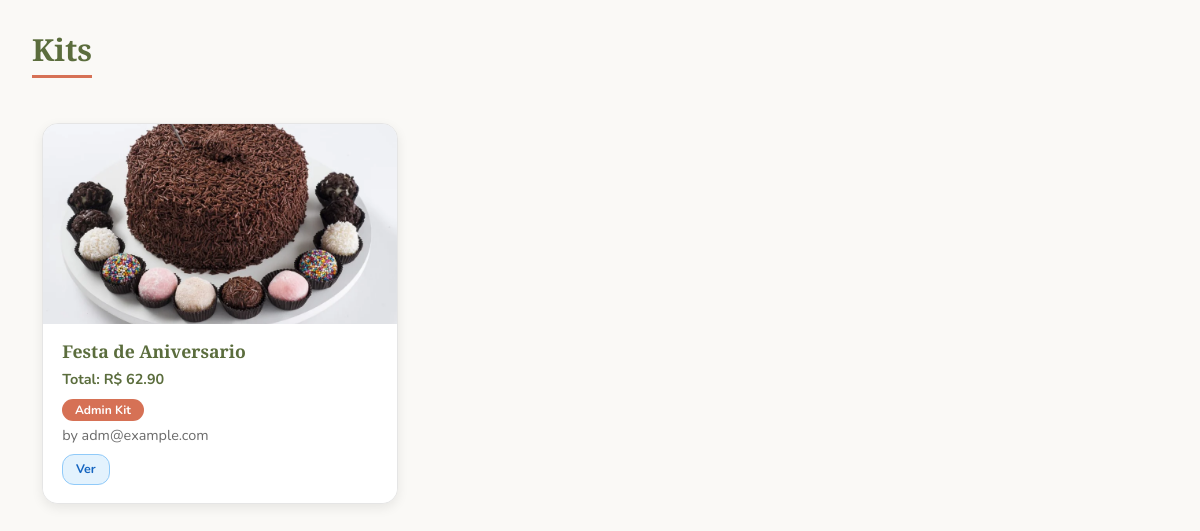
Page /kits (signed in) on the committed database.
### models.py (models this page shows, shortened)
class Kit(db.Model):
    __tablename__ = 'kits'
    id = db.Column(db.Integer, primary_key=True)
    name = db.Column(db.String(200), nullable=False)
    description = db.Column(db.Text, nullable=True)
    created_by = db.Column(
        db.Integer, db.ForeignKey('users.id'), nullable=False)
    is_admin_kit = db.Column(db.Boolean, default=False)   # True = admin kit
    ativo = db.Column(db.Boolean, default=True, nullable=False)
    created_at = db.Column(db.DateTime, default=datetime.utcnow)
    updated_at = db.Column(
        db.DateTime, default=datetime.utcnow, onupdate=datetime.utcnow)
    image_url = db.Column(db.String(500), nullable=True)   # <-- add this line
    products = db.relationship(
        'KitProduct', backref='kit', cascade='all, delete-orphan')
    creator = db.relationship('User', backref='kits')
    @property
    def total_price(self):
        return sum(kp.product.price * kp.quantity for kp in self.products)

class Product(db.Model):
    __tablename__ = "products"
    id          = db.Column(db.Integer, primary_key=True)
    name        = db.Column(db.String(200), unique=True, nullable=False, index=True)
    description = db.Column(db.String(800), nullable=False)
    image_url   = db.Column(db.String(300))
    price       = db.Column(db.Numeric(10, 2), nullable=False)
    category    = db.Column(db.String(100), nullable=True, default='geral')  # ✅ NOVO
    ativo       = db.Column(db.Boolean, default=True, nullable=False)
    created_at  = db.Column(db.DateTime, default=datetime.utcnow)

class KitProduct(db.Model):
    __tablename__ = 'kit_products'
    kit_id = db.Column(db.Integer, db.ForeignKey('kits.id'), primary_key=True)
    product_id = db.Column(db.Integer, db.ForeignKey(
        'products.id'), primary_key=True)
    quantity = db.Column(db.Integer, default=1)
    added_at = db.Column(db.DateTime, default=datetime.utcnow)
    product = db.relationship('Product')

class User(db.Model, UserMixin):
    __tablename__ = "users"
    id       = db.Column(db.Integer, primary_key=True)
    email    = db.Column(db.String(120), unique=True, nullable=False, index=True)
    password = db.Column(db.String(200), nullable=False)
    name     = db.Column(db.String(120), nullable=True)   # ✅ NOVO
    phone    = db.Column(db.String(20), nullable=False)
    cep      = db.Column(db.String(8), nullable=False)
    is_admin = db.Column(db.Boolean, default=False, nullable=False)
    reset_token        = db.Column(db.String(100), unique=True, nullable=True)
    reset_token_expiry = db.Column(db.DateTime, nullable=True)
    created_at = db.Column(db.DateTime, default=datetime.utcnow)

### app.py (the view)
@app.route('/kits')
@login_required
def list_kits():
    if current_user.is_admin:
        kits = Kit.query.order_by(Kit.created_at.desc()).all()
    else:
        kits = Kit.query.filter(
            (Kit.created_by == current_user.id) | (Kit.is_admin_kit == True)
        ).order_by(Kit.created_at.desc()).all()
    return render_template('kits/list.html', kits=kits)

### app.py (called while the page is built)
@login_manager.user_loader
def load_user(user_id):
    return User.query.get(int(user_id))

@app.context_processor
def inject_globals():
    if current_user.is_authenticated:
        total_itens = db.session.query(
            db.func.sum(CarrinhoItem.quantidade)
        ).filter_by(user_id=current_user.id).scalar() or 0
    else:
        total_itens = 0
    site_config = SiteConfig.query.first()
    return dict(carrinho_total=total_itens, site_config=site_config)

### templates/kits/list.html (shortened to what this page needs)
{% extends "admin/base.html" %}
{% block styles %}
<link rel="stylesheet" href="{{ url_for('static', filename='admin.css') }}">
{% endblock %}
{% block content %}
<div class="page-header">
  <h2>Kits</h2>
</div>
{% if kits %}
  <div class="container mt-3">
    <div class="row g-4">
      {% for kit in kits %}
      <div class="col-md-6 col-lg-4">
        <div class="card h-100" {% if not kit.ativo %}style="opacity:0.5;"{% endif %}>
          {% if kit.image_url %}
            <img src="{{ url_for('static', filename=kit.image_url) }}" alt="{{ kit.name }}">
          {% else %}
            <div class="d-flex align-items-center justify-content-center bg-secondary text-white" style="height:200px;">
              No image
            </div>
          {% endif %}
          <div class="card-body">
            <h5>{{ kit.name }}</h5>
            <p><strong>Total: R$ {{ "%.2f"|format(kit.total_price) }}</strong></p>
            {% if kit.is_admin_kit %}
              <span class="badge">Admin Kit</span>
            {% endif %}
            <p class="mt-1" style="font-size:.82rem; color:var(--color-text-light);">
              by {{ kit.creator.email }}
            </p>
            <div class="acoes-wrap mt-2">
              <a href="{{ url_for('view_kit', kit_id=kit.id) }}" class="btn-acao btn-editar">Ver</a>
            </div>
          </div>
        </div>
      </div>
      {% endfor %}
    </div>
  </div>
{% else %}
  <p>Nenhum kit encontrado.
    {% if current_user.is_admin %}Crie seu primeiro kit!{% endif %}
  </p>
{% endif %}
{% endblock %}

### static/admin.css (style rules this page uses)
:root { --color-primary: #5B6D3D; --color-secondary: #D67155; --color-accent: #F3B651; --color-dark: #932E50; --color-bg: #FAF9F6; --color-white: #FFFFFF; --color-text: #2B2B2B; --color-text-light: #6B6B6B; --color-border: #E5E5E5; --color-hover-primary: #4a5932; --color-hover-accent: #d9a13f; --color-hover-secondary: #b85a42; --shadow-sm: 0 2px 6px rgba(0,0,0,.05); --shadow-md: 0 4px 12px rgba(0,0,0,.08); --shadow-lg: 0 8px 20px rgba(0,0,0,.12); --radius-sm: 6px; --radius-md: 10px; --radius-lg: 16px; }
html body { background: var(--color-bg) !important; font-family: 'Nunito', sans-serif !important; margin: 0 !important; padding: 0 !important; }
html body h2 { font-family: 'Playfair Display', serif !important; font-size: 1.9rem !important; color: var(--color-primary) !important; margin: 2rem 2rem 1.2rem !important; padding-bottom: .5rem !important; border-bottom: 3px solid var(--color-secondary) !important; display: inline-block !important; background: none !important; width: auto !important; }
.page-header, .evento-header { display: flex; justify-content: space-between; align-items: center; gap: 1rem; margin: 2rem 2rem 1.8rem; flex-wrap: wrap; }
html body .page-header h2, html body .evento-titulo h2 { font-family: 'Playfair Display', serif !important; font-size: 1.9rem !important; color: var(--color-primary) !important; margin: 0 !important; padding-bottom: .4rem !important; border-bottom: 3px solid var(--color-secondary) !important; display: inline-block !important; }
.acoes-wrap { display: flex; gap: .4rem; flex-wrap: wrap; align-items: center; }
.btn-acao { display: inline-block; padding: .32rem .8rem; border-radius: 20px; font-size: .78rem; font-weight: 700; text-decoration: none !important; transition: opacity .15s, transform .1s; white-space: nowrap; }
.btn-editar { background: #e3f2fd; color: #1565c0; border: 1.5px solid #90caf9; }
html body .card { background: var(--color-white) !important; border: 1.5px solid var(--color-border) !important; border-radius: var(--radius-lg) !important; box-shadow: var(--shadow-md) !important; overflow: hidden !important; transition: transform .2s, box-shadow .2s !important; }
html body .card img { width: 100% !important; height: 200px !important; object-fit: cover !important; max-width: unset !important; max-height: 200px !important; display: block !important; }
html body .card .card-body { padding: 1.1rem 1.2rem !important; background: var(--color-white) !important; }
html body .card h5, html body .card .card-title { font-family: 'Playfair Display', serif !important; font-size: 1.1rem !important; color: var(--color-primary) !important; margin-bottom: .3rem !important; }
html body .card p { font-size: .9rem !important; color: var(--color-text-light) !important; margin-bottom: .4rem !important; }
html body .card strong { color: var(--color-primary) !important; }
html body .badge, html body .badge.bg-primary { background-color: var(--color-secondary) !important; color: var(--color-white) !important; border-radius: 24px !important; font-size: .75rem !important; padding: .3rem .8rem !important; font-weight: 700 !important; }
html body .container { padding-top: 1rem !important; padding-bottom: 3rem !important; }

### templates/admin/base.html (style rules this page uses)
:root { --color-primary: #5B6D3D; --color-secondary: #D67155; --color-accent: #F3B651; --color-dark: #932E50; --color-bg: #FAF9F6; --color-white: #FFFFFF; --color-text: #2B2B2B; --color-text-light: #6B6B6B; --color-border: #E5E5E5; --color-hover-primary: #4a5932; --color-hover-accent: #d9a13f; --color-hover-secondary: #b85a42; --shadow-sm: 0 2px 6px rgba(0,0,0,.05); --shadow-md: 0 4px 12px rgba(0,0,0,.08); --shadow-lg: 0 8px 20px rgba(0,0,0,.12); --radius-sm: 6px; --radius-md: 10px; --radius-lg: 16px; }
* { box-sizing: border-box; }
body { font-family: 'Nunito', sans-serif !important; background: var(--color-bg); color: var(--color-text); margin: 0 !important; padding: 0 !important; }

### rows in the picture
Kit: image_url (picture), name "Festa de Aniversario", is_admin_kit "Admin Kit", creator.email "adm@example.com"
Product: total_price "62.90"
